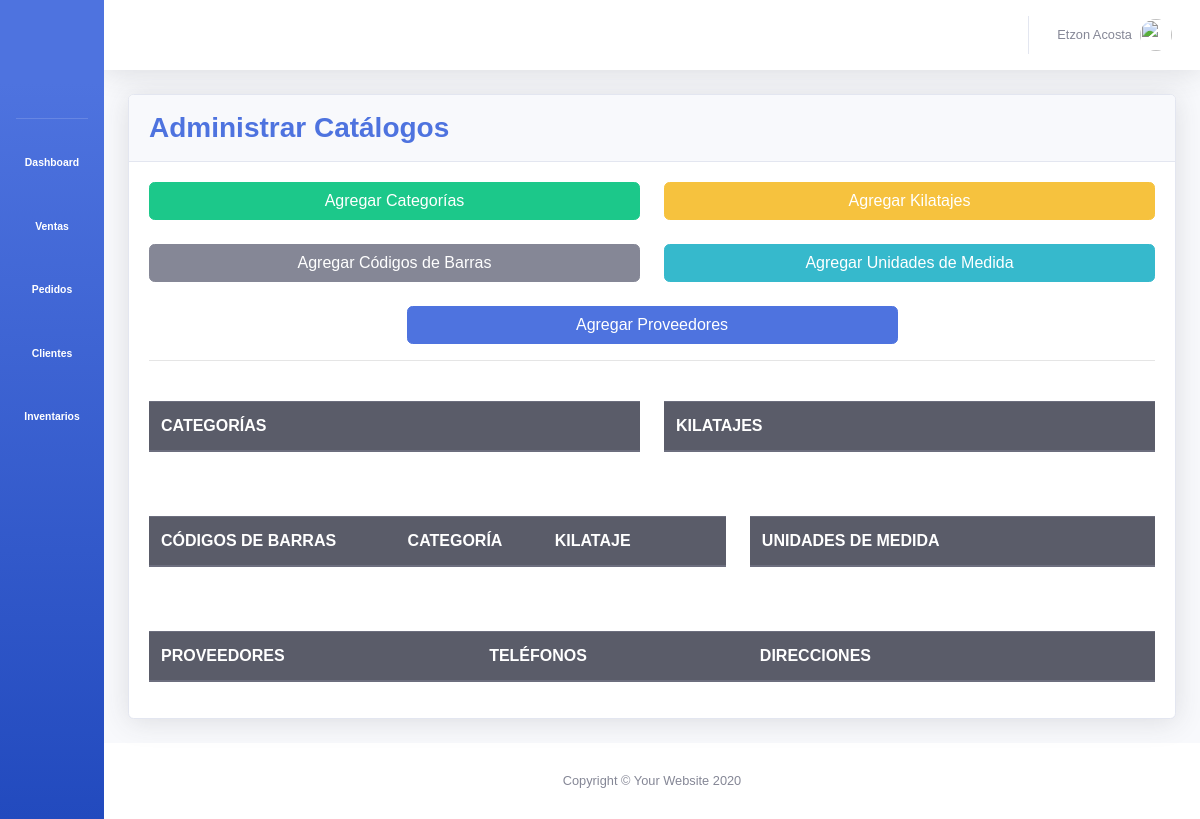
Before: /inventarios/administrar_catalogos/ with the older database file.
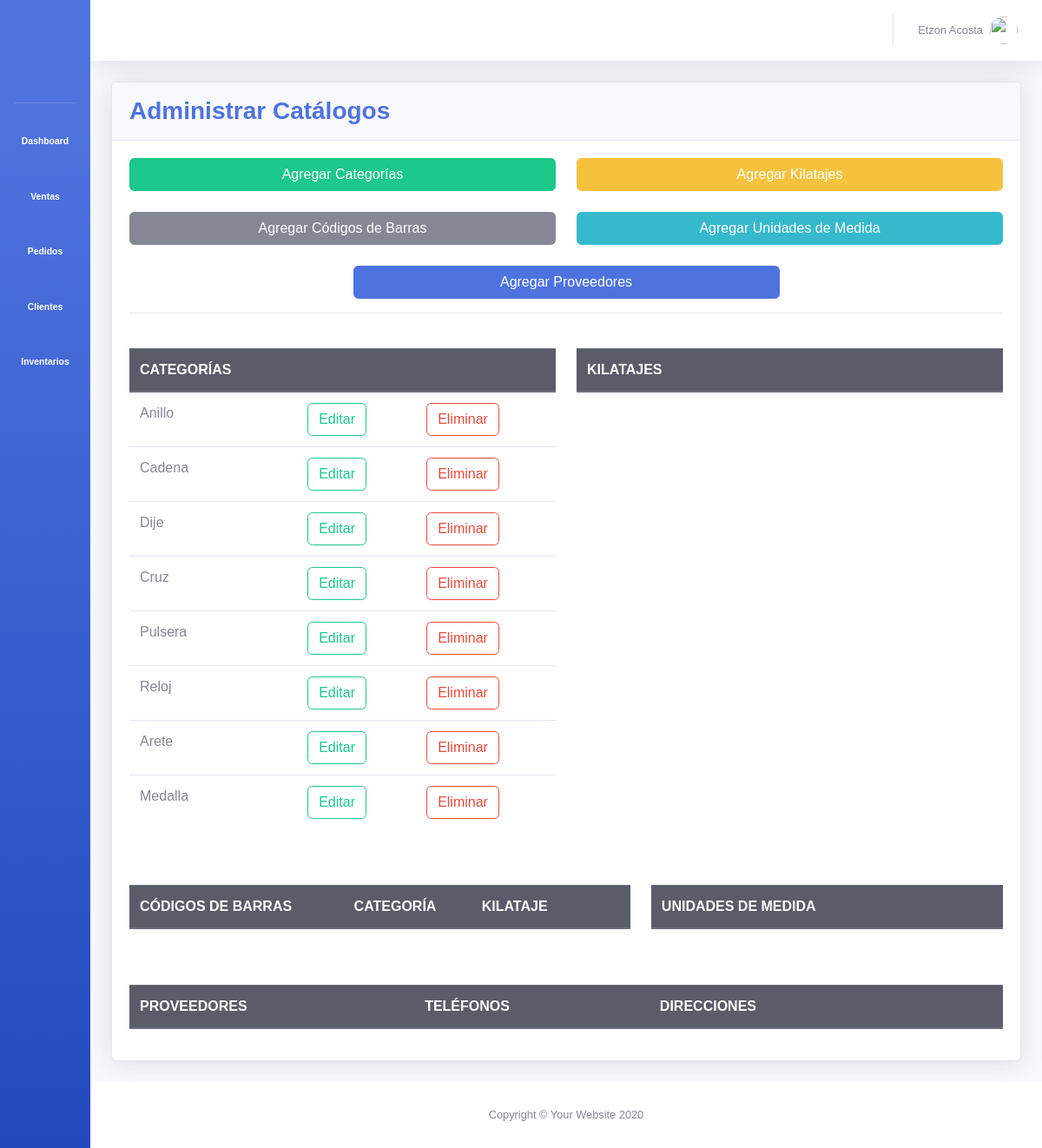
After: the same page with the newer database file.
### inventarios/models.py (models this page shows)
class Category(models.Model):
	category_id = models.AutoField(primary_key=True)
	name = models.CharField(max_length=50)
	class Meta:
		db_table = 'categories'
		verbose_name_plural = 'categories'
	def __str__(self):
		return self.name

### inventarios/views.py (the view)
# urls.py: path('administrar_catalogos/', views.administrar_catalogos, name='administrar_catalogos'),
def administrar_catalogos(request):
	categorias = Category.objects.all()
	kilatajes = Kilate.objects.all()
	unidades = UnitMeasurement.objects.all()
	proveedores = Vendor.objects.all()
	codigos = Barcode.objects.all()
	product_form = ProductForm()
	cantidad_filas = range(10)
	cantidad_columnas = range(6)
	contexto = {
		'cantidad_filas': cantidad_filas,
		'cantidad_columnas': cantidad_columnas,
		'product_form': product_form,
		'categorias': categorias,
		'kilatajes': kilatajes,
		'unidades': unidades,
		'proveedores': proveedores,
		'codigos': codigos}
	return render(request, 'inventarios/administrar_catalogos.html', contexto)

### inventarios/forms.py
class ProductForm(ModelForm):
	class Meta:
		model = Product
		fields = '__all__'
		exclude = ['barcode']

### inventarios/templates/inventarios/administrar_catalogos.html (shortened to what the changed rows need)
{% extends 'base.html' %}
{% load static %}
{% load widget_tweaks %}
{% block css_variables %}
<link rel="stylesheet" type="text/css" href="{% static '/css/inventarios/administrar_catalogos.css' %}">
<link rel="stylesheet" href="https://cdn.jsdelivr.net/npm/bootstrap-select@1.13.14/dist/css/bootstrap-select.min.css">
{% endblock %}
{% block content %}
	<div class="row">
		<div class="col-xl-12">
			<div class="card shadow mb-4">
		    <div class="card-body">
		    	<br>
		    	<br>
		    	<br>
		    	<div class="row">
		    		<div class="col-xl-6">
		    			<div class="table-responsive">
		    				<table class="table" id="tabla-categorias">
		    					<thead class="thead-dark">
		    						<tr>
		    							<th>Categorías</th>
		    							<th></th>
		    							<th></th>
		    						</tr>
		    					</thead>
		    					<tbody>
		    						{% for categoria in categorias %}
		    						<tr>
		    							<td>{{ categoria }}</td>
		    							<td>
		    								<input id="{{ categoria.category_id }}-{{ categoria }}" onclick="editarCategoriaModal(this.id)" type="button" class="btn btn-outline-success boton-editar-categoria" value="Editar">
		    							</td>
		    							<td>
		    								<input type="button" class="btn btn-outline-danger" value="Eliminar">
		    							</td>
		    						</tr>
		    						{% endfor %}
		    					</tbody>
		    				</table>
		    			</div>
		    		</div>
		    		<div class="col-xl-6">
	    				<div class="table-responsive">
		    				<table class="table" id="tabla-kilatajes">
		    					<thead class="thead-dark">
		    						<tr>
		    							<th>Kilatajes</th>
		    							<th></th>
		    							<th></th>
		    						</tr>
		    					</thead>
		    				</table>
		    			</div>
		    		</div>
		    	</div>
		    	<br>
		    	<br>
		    	<div class="row">
		    		<div class="col-xl-7">
		    			<div class="table-responsive">
		    				<table class="table" id="tabla-codigos">
		    					<thead class="thead-dark">
		    						<tr>
		    							<th>Códigos de Barras</th>
		    							<th>Categoría</th>
		    							<th>Kilataje</th>
		    							<th></th>
		    							<th></th>
		    						</tr>
		    					</thead>
		    				</table>
		    			</div>
		    		</div>
		    		<div class="col-xl-5">
		    			<div class="table-responsive">
		    				<table class="table" id="tabla-unidades">
		    					<thead class="thead-dark">
		    						<tr>
		    							<th>Unidades de Medida</th>
		    							<th></th>
		    							<th></th>
		    						</tr>
		    					</thead>
		    				</table>
		    			</div>
		    		</div>
		    	</div>
		    	<br>
		    	<br>
		    	<div class="row">
		    		<div class="col-xl-12">
		    			<div class="table-responsive">
		    				<table class="table" id="tabla-proveedores">
		    					<thead class="thead-dark">
		    						<tr>
		    							<th>Proveedores</th>
		    							<th>Teléfonos</th>
		    							<th>Direcciones</th>
		    							<th></th>
		    							<th></th>
		    						</tr>
		    					</thead>
		    				</table>
		    			</div>
		    		</div>
		    	</div>
		    </div>
		  </div>
		</div>
	</div>
{% endblock %}

Changed rows visible on the page:
added Category: name "Anillo"
added Category: name "Cadena"
added Category: name "Dije"
added Category: name "Cruz"
added Category: name "Pulsera"
added Category: name "Reloj"
added Category: name "Arete"
added Category: name "Medalla"
